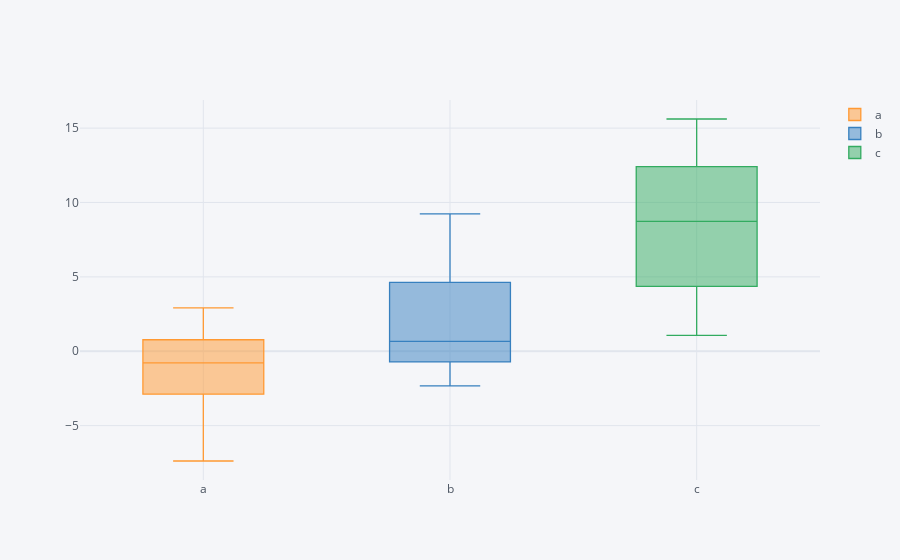

The notebook cell saved with this chart:
### Markdown cell above
### Box Plot & Area Plot

### Code cell
df.iplot(kind='box')
